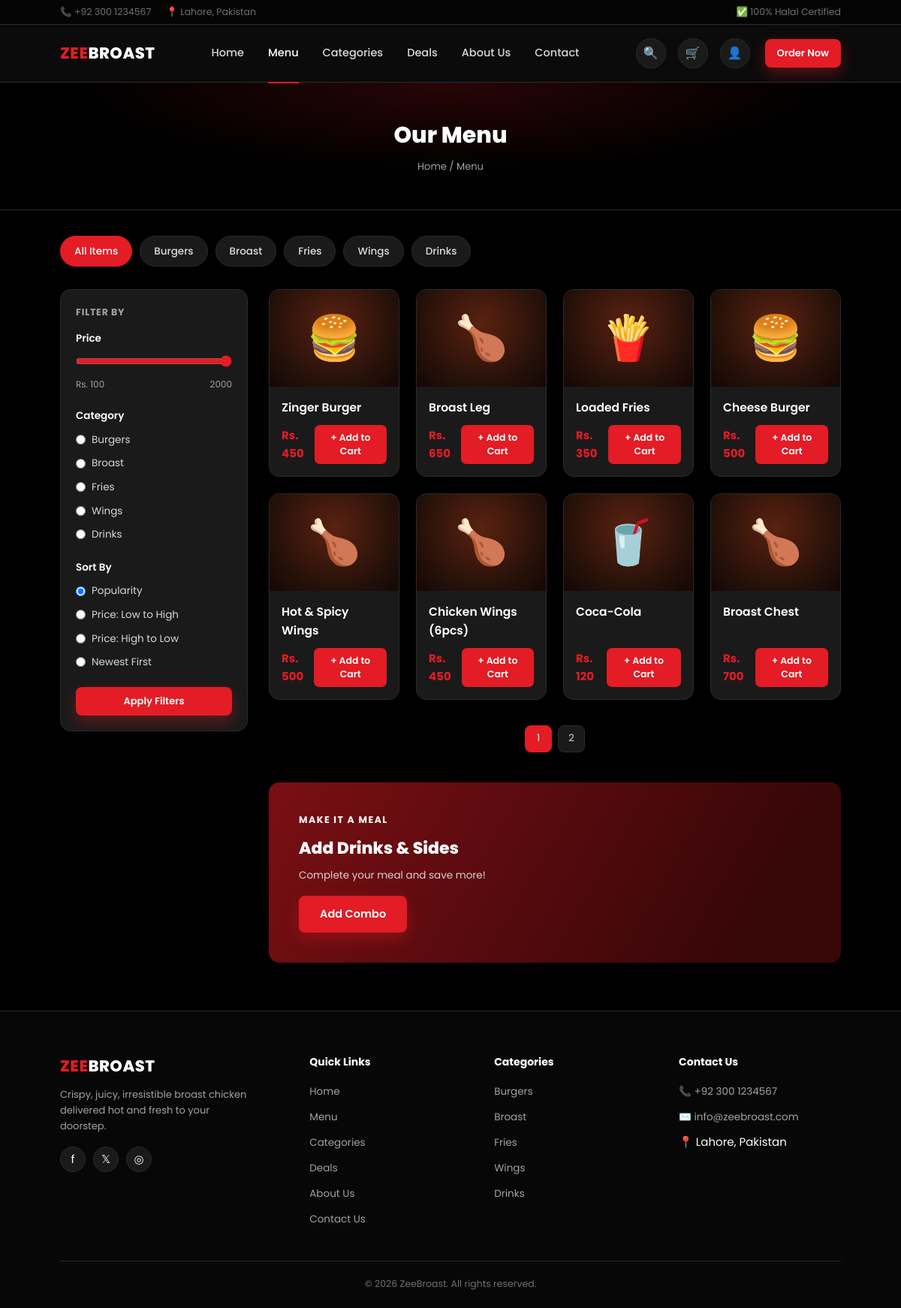
Page /menu.php on the committed database.
### tables this page shows
CREATE TABLE `categories` (
  `id` INT UNSIGNED NOT NULL AUTO_INCREMENT,
  `name` VARCHAR(100) NOT NULL,
  `slug` VARCHAR(120) NOT NULL,
  `icon` VARCHAR(60) NULL COMMENT 'emoji or icon class used as visual placeholder',
  `image` VARCHAR(255) NULL,
  `sort_order` INT NOT NULL DEFAULT 0,
  `status` ENUM('active','inactive') NOT NULL DEFAULT 'active',
  `created_at` TIMESTAMP NOT NULL DEFAULT CURRENT_TIMESTAMP,
  PRIMARY KEY (`id`),
  UNIQUE KEY `uq_category_slug` (`slug`)
);

CREATE TABLE `products` (
  `id` INT UNSIGNED NOT NULL AUTO_INCREMENT,
  `category_id` INT UNSIGNED NOT NULL,
  `name` VARCHAR(150) NOT NULL,
  `slug` VARCHAR(180) NOT NULL,
  `description` TEXT NULL,
  `price` DECIMAL(10,2) NOT NULL,
  `sale_price` DECIMAL(10,2) NULL,
  `image` VARCHAR(255) NULL,
  `icon` VARCHAR(10) NULL COMMENT 'emoji placeholder shown when no image uploaded',
  `is_featured` TINYINT(1) NOT NULL DEFAULT 0,
  `is_popular` TINYINT(1) NOT NULL DEFAULT 0,
  `stock_status` ENUM('in_stock','out_of_stock') NOT NULL DEFAULT 'in_stock',
  `status` ENUM('active','inactive') NOT NULL DEFAULT 'active',
  `sort_order` INT NOT NULL DEFAULT 0,
  `created_at` TIMESTAMP NOT NULL DEFAULT CURRENT_TIMESTAMP,
  `updated_at` TIMESTAMP NOT NULL DEFAULT CURRENT_TIMESTAMP ON UPDATE CURRENT_TIMESTAMP,
  PRIMARY KEY (`id`),
  UNIQUE KEY `uq_product_slug` (`slug`),
  KEY `fk_product_category` (`category_id`),
  CONSTRAINT `fk_product_category` FOREIGN KEY (`category_id`) REFERENCES `categories` (`id`) ON DELETE CASCADE
);

### config/database.php (called while the page is built, shortened)
<?php
function db(): PDO
{
    static $pdo = null;
    if ($pdo === null) {
        $dsn = 'mysql:host=' . DB_HOST . ';dbname=' . DB_NAME . ';charset=' . DB_CHARSET;
        $options = [
            PDO::ATTR_ERRMODE            => PDO::ERRMODE_EXCEPTION,
            PDO::ATTR_DEFAULT_FETCH_MODE => PDO::FETCH_ASSOC,
            PDO::ATTR_EMULATE_PREPARES   => false,
        ];
        try {
            $pdo = new PDO($dsn, DB_USER, DB_PASS, $options);
        } catch (PDOException $e) {
            die('Database connection failed. Please try again later.');
        }
    }
    return $pdo;
}

### menu.php (the view, shortened to what this page needs)
<?php
require_once __DIR__ . '/includes/header.php';
$categories = db()->query("SELECT * FROM categories WHERE status='active' ORDER BY sort_order")->fetchAll();
$cat_slug   = $_GET['category'] ?? '';
$min_price  = isset($_GET['min']) ? (float)$_GET['min'] : 0;
$max_price  = isset($_GET['max']) ? (float)$_GET['max'] : 2000;
$sort       = $_GET['sort'] ?? 'popularity';
$page       = max(1, (int)($_GET['page'] ?? 1));
$per_page   = 8;
$where = ["p.status = 'active'"];
$params = [];
$where[] = 'p.price BETWEEN ? AND ?';
$params[] = $min_price;
$params[] = $max_price;
$orderBy = 'p.is_popular DESC, p.sort_order ASC';
$whereSql = implode(' AND ', $where);
$countStmt = db()->prepare("SELECT COUNT(*) FROM products p JOIN categories c ON c.id = p.category_id WHERE $whereSql");
$countStmt->execute($params);
$total = (int)$countStmt->fetchColumn();
$totalPages = max(1, (int)ceil($total / $per_page));
$page = min($page, $totalPages);
$offset = ($page - 1) * $per_page;
$sql = "SELECT p.*, c.slug AS cat_slug FROM products p JOIN categories c ON c.id = p.category_id WHERE $whereSql ORDER BY $orderBy LIMIT $per_page OFFSET $offset";
$stmt = db()->prepare($sql);
$stmt->execute($params);
$products = $stmt->fetchAll();
function menu_query_with(array $overrides): string {
    $q = array_merge($_GET, $overrides);
    return '?' . http_build_query($q);
}
$drinksSidesImage = trim((string)setting('drinks_sides_image', ''));
?>
<div class="page-header">
  <div class="container">
    <h1>Our Menu</h1>
    <div class="breadcrumb"><a href="<?= base_url('index.php') ?>">Home</a> / Menu</div>
  </div>
</div>
<div class="section">
  <div class="container">
    <div class="category-pills">
      <a href="<?= base_url('menu.php') ?>" class="<?= $cat_slug === '' ? 'active' : '' ?>">All Items</a>
      <?php foreach ($categories as $cat): ?>
      <a href="<?= base_url('menu.php' . menu_query_with(['category' => $cat['slug'], 'page' => 1])) ?>" class="<?= $cat_slug === $cat['slug'] ? 'active' : '' ?>"><?= e($cat['name']) ?></a>
      <?php endforeach; ?>
    </div>
    <div class="menu-layout">
      <aside class="filter-box">
        <form method="get" action="<?= base_url('menu.php') ?>">
          <h4>Filter By</h4>
          <div class="filter-group">
            <label class="opt" style="color:#fff;font-weight:600">Price</label>
            <input type="range" name="max" min="100" max="2000" step="50" value="<?= e($max_price) ?>" oninput="this.nextElementSibling.querySelector('.maxval').textContent=this.value">
            <div class="price-range-label"><span>Rs. 100</span><span class="maxval"><?= (int)$max_price ?></span></div>
          </div>
          <div class="filter-group">
            <label class="opt" style="color:#fff;font-weight:600">Category</label>
            <?php foreach ($categories as $cat): ?>
            <label class="opt"><input type="radio" name="category" value="<?= e($cat['slug']) ?>" <?= $cat_slug === $cat['slug'] ? 'checked' : '' ?>> <?= e($cat['name']) ?></label>
            <?php endforeach; ?>
          </div>
          <div class="filter-group">
            <label class="opt" style="color:#fff;font-weight:600">Sort By</label>
            <label class="opt"><input type="radio" name="sort" value="popularity" <?= $sort === 'popularity' ? 'checked' : '' ?>> Popularity</label>
            <label class="opt"><input type="radio" name="sort" value="price_low" <?= $sort === 'price_low' ? 'checked' : '' ?>> Price: Low to High</label>
            <label class="opt"><input type="radio" name="sort" value="price_high" <?= $sort === 'price_high' ? 'checked' : '' ?>> Price: High to Low</label>
            <label class="opt"><input type="radio" name="sort" value="newest" <?= $sort === 'newest' ? 'checked' : '' ?>> Newest First</label>
          </div>
          <button type="submit" class="btn btn-primary btn-block btn-sm">Apply Filters</button>
        </form>
      </aside>
      <div class="menu-results">
        <?php if (empty($products)): ?>
          <div class="empty-state">
            <div class="e-icon">🍽️</div>
            <p>No items match your filters. Try widening your search.</p>
          </div>
        <?php else: ?>
        <div class="card-grid">
          <?php foreach ($products as $item): ?>
          <div class="food-card">
            <a href="<?= base_url('product.php?slug=' . urlencode($item['slug'])) ?>">
              <?= food_thumb($item['image'], $item['icon']) ?>
            </a>
            <div class="food-body">
              <a href="<?= base_url('product.php?slug=' . urlencode($item['slug'])) ?>"><h3><?= e($item['name']) ?></h3></a>
              <div class="food-price-row">
                <span class="food-price"><?= money($item['sale_price'] ?: $item['price']) ?></span>
                <button class="add-cart-btn js-add-cart" data-type="product" data-id="<?= (int)$item['id'] ?>">+ Add to Cart</button>
              </div>
            </div>
          </div>
          <?php endforeach; ?>
        </div>
        <?php if ($totalPages > 1): ?>
        <div class="pagination">
          <?php for ($i = 1; $i <= $totalPages; $i++): ?>
          <a href="<?= base_url('menu.php' . menu_query_with(['page' => $i])) ?>" class="<?= $i === $page ? 'active' : '' ?>"><?= $i ?></a>
          <?php endfor; ?>
        </div>
        <?php endif; ?>
        <?php endif; ?>
        <div class="combo-banner<?= $drinksSidesImage !== '' ? ' combo-with-image' : '' ?>"<?= $drinksSidesImage !== '' ? ' style="--combo-image: url(\'' . e(base_url($drinksSidesImage)) . '\');"' : '' ?>>
          <div class="content">
            <span class="eyebrow" style="color:#fff">Make It A Meal</span>
            <h3>Add Drinks &amp; Sides</h3>
            <p>Complete your meal and save more!</p>
            <a href="<?= base_url('deals.php') ?>" class="btn btn-primary">Add Combo</a>
          </div>
        </div>
      </div>
    </div>
  </div>
</div>
<?php require_once __DIR__ . '/includes/footer.php'; ?>

### includes/functions.php (shortened to what this page needs)
<?php
function setting(string $key, $default = '')
{
    static $cache = null;
    if ($cache === null) {
        $cache = [];
        $stmt = db()->query('SELECT setting_key, setting_value FROM settings');
        foreach ($stmt->fetchAll() as $row) {
            $cache[$row['setting_key']] = $row['setting_value'];
        }
    }
    return $cache[$key] ?? $default;
}
function e(?string $value): string
{
    return htmlspecialchars($value ?? '', ENT_QUOTES, 'UTF-8');
}
function money($amount): string
{
    return setting('currency_symbol', 'Rs.') . ' ' . number_format((float)$amount);
}
function base_url(string $path = ''): string
{
    return BASE_URL . '/' . ltrim($path, '/');
}
function media_url(?string $path): ?string
{
    if (empty($path)) {
        return null;
    }
    return base_url('uploads/' . ltrim($path, '/'));
}
function food_thumb(?string $image, ?string $icon, string $extraClass = ''): string
{
    $icon = $icon ?: '🍗';
    $url = media_url($image);
    return '<div class="food-thumb ' . e($extraClass) . '">' . $icon . '</div>';
}

### includes/footer.php (shortened to what this page needs)
<footer class="site-footer">
  <div class="container">
    <div class="footer-grid">
      <div class="footer-about">
        <a href="<?= base_url('index.php') ?>" class="logo">
          <?php if ($logo_url): ?>
            <img src="<?= e($logo_url) ?>" alt="<?= e(setting('site_name')) ?>" class="logo-image">
          <?php else: ?>
            <span><span class="zee">ZEE</span><span class="broast">BROAST</span></span>
          <?php endif; ?>
        </a>
        <p>Crispy, juicy, irresistible broast chicken delivered hot and fresh to your doorstep.</p>
        <div class="footer-social">
          <a href="<?= e(setting('facebook_url', '#')) ?>" title="Facebook">f</a>
          <a href="<?= e(setting('twitter_url', '#')) ?>" title="Twitter">𝕏</a>
          <a href="<?= e(setting('instagram_url', '#')) ?>" title="Instagram">◎</a>
        </div>
      </div>
      <div>
        <h4>Quick Links</h4>
        <ul>
          <li><a href="<?= base_url('index.php') ?>">Home</a></li>
          <li><a href="<?= base_url('menu.php') ?>">Menu</a></li>
          <li><a href="<?= base_url('category.php') ?>">Categories</a></li>
          <li><a href="<?= base_url('deals.php') ?>">Deals</a></li>
          <li><a href="<?= base_url('about.php') ?>">About Us</a></li>
          <li><a href="<?= base_url('contact.php') ?>">Contact Us</a></li>
        </ul>
      </div>
      <div>
        <h4>Categories</h4>
        <ul>
          <?php foreach (db()->query("SELECT name, slug FROM categories WHERE status='active' ORDER BY sort_order")->fetchAll() as $cat): ?>
          <li><a href="<?= base_url('category.php?slug=' . urlencode($cat['slug'])) ?>"><?= e($cat['name']) ?></a></li>
          <?php endforeach; ?>
        </ul>
      </div>
      <div>
        <h4>Contact Us</h4>
        <ul>
          <li><a href="tel:<?= e(setting('phone')) ?>">📞 <?= e(setting('phone')) ?></a></li>
          <li><a href="mailto:<?= e(setting('email')) ?>">✉️ <?= e(setting('email')) ?></a></li>
          <li><span>📍 <?= e(setting('address')) ?></span></li>
        </ul>
      </div>
    </div>
    <div class="footer-bottom">
      &copy; <?= date('Y') ?> <?= e(setting('site_name')) ?>. All rights reserved.
    </div>
  </div>
</footer>
</body>
</html>

### rows in the picture
categories: name "Burgers", slug "☐ Burgers"
categories: name "Broast", slug "☐ Broast"
categories: name "Fries", slug "☐ Fries"
categories: name "Wings", slug "☐ Wings"
categories: name "Drinks", slug "☐ Drinks"
products: icon "🍔", name "Zinger Burger", money($item['sale_price'] ?: $item['price']) "Rs. 450"
products: icon "🍗", name "Broast Leg", money($item['sale_price'] ?: $item['price']) "Rs. 650"
products: icon "🍟", name "Loaded Fries", money($item['sale_price'] ?: $item['price']) "Rs. 350"
products: icon "🍔", name "Cheese Burger", money($item['sale_price'] ?: $item['price']) "Rs. 500"
products: icon "🍗", name "Hot & Spicy Wings", money($item['sale_price'] ?: $item['price']) "Rs. 500"
products: icon "🍗", name "Chicken Wings (6pcs)", money($item['sale_price'] ?: $item['price']) "Rs. 450"
products: icon "🥤", name "Coca-Cola", money($item['sale_price'] ?: $item['price']) "Rs. 120"
products: icon "🍗", name "Broast Chest", money($item['sale_price'] ?: $item['price']) "Rs. 700"

### other values in the picture
setting('phone') "+92 300 1234567"
setting('address') "Lahore, Pakistan"
$max_price "2000"
setting('email') "info@zeebroast.com"
setting('site_name') "ZeeBroast"
